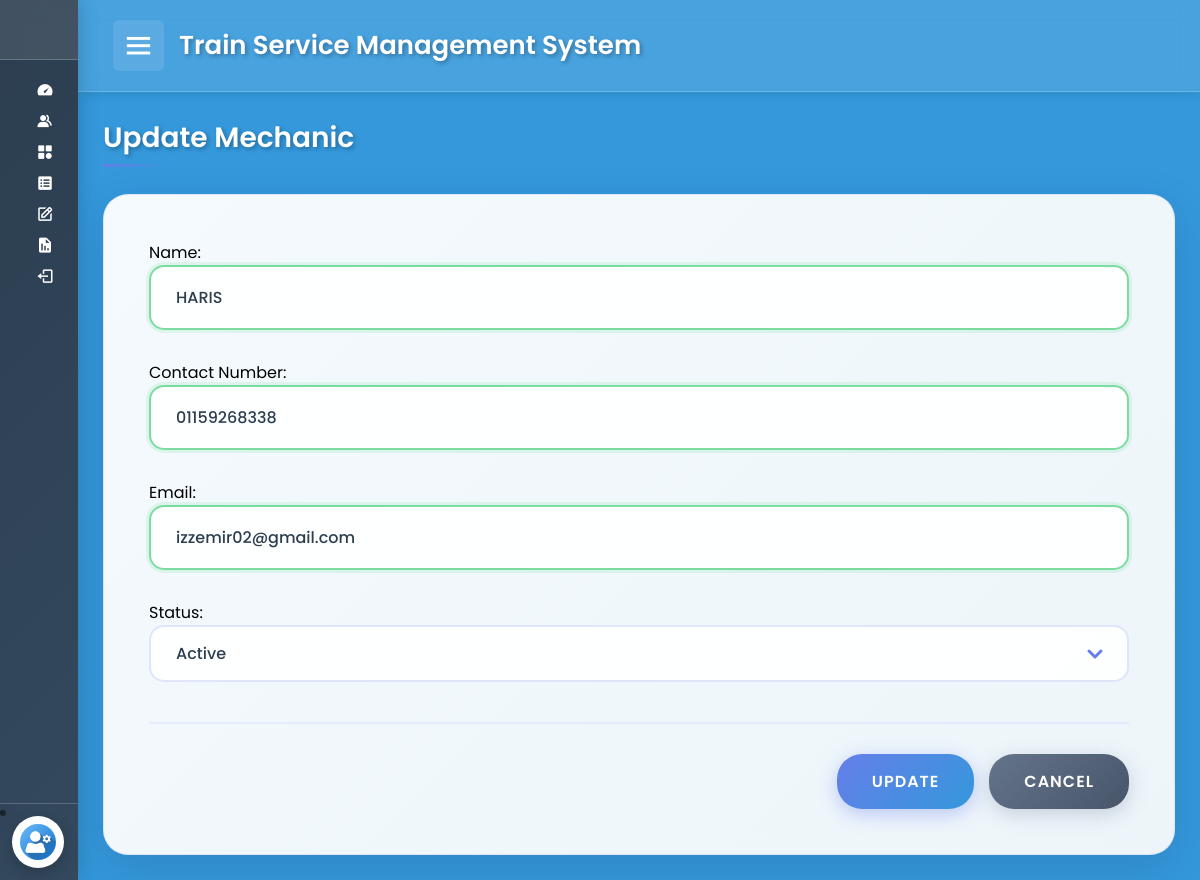
The page /train1/update-mechanics.php?id=1 (signed in) on the database its author committed.
### tables this page shows
CREATE TABLE `mechanics_list` (
  `id` int(30) NOT NULL,
  `mechanic` text NOT NULL,
  `contact` varchar(50) NOT NULL,
  `email` varchar(150) NOT NULL,
  `status` tinyint(1) NOT NULL DEFAULT 1,
  `date_created` datetime NOT NULL DEFAULT current_timestamp()
);

### train1/update-mechanics.php (the view, shortened to what this page needs)
<?php
@include 'config.php';
if (isset($_GET['id'])) {
    $mechanicId = $_GET['id'];
    $mechanicQuery = "SELECT * FROM mechanics_list WHERE id = :id";
    $mechanicStmt = $pdo->prepare($mechanicQuery);
    $mechanicStmt->bindParam(':id', $mechanicId);
    $mechanicStmt->execute();
    $mechanic = $mechanicStmt->fetch(PDO::FETCH_ASSOC);
} else {
    header("Location: mechanics.php");
    exit();
}
$currentPage = basename($_SERVER['PHP_SELF']);
?>
<!DOCTYPE html>
<html lang="en">
	<head>
		<link href="css/admin/admin.css" rel="stylesheet"/>
		<link href="css/admin/mechanic.css" rel="stylesheet"/>
		<link rel="stylesheet" href="https://cdnjs.cloudflare.com/ajax/libs/font-awesome/5.15.4/css/all.min.css" />
		<link href='https://unpkg.com/boxicons@2.0.7/css/boxicons.min.css' rel='stylesheet'>
	</head>
	<body>
		<div class="sidebar close">
			<div class="logo-details">
			  <a href="dashboard.php">
				<img src="images/icon.png" alt="TSMS" style="padding-left: 20px; padding-right: 40px; width: 2.5rem;height: 2.5rem;max-height: unset">
			  </a>
			</div>
			<ul class="nav-links">
			  <li>
				<a href="dashboard.php">
					<i class='bx bxs-tachometer' ></i>
				</a>
			  </li>
			  <li  class="<?php echo ($currentPage == 'mechanics.php') ? 'active' : ''; ?>">
				<a href="mechanics.php">
					<i class='bx bxs-group'></i>
				</a>
			  </li>
			  <li>
				<a href="category.php">
					<i class='bx bxs-category' ></i>
				</a>
			  </li>
			  <li>
				<a href="service.php">
					<i class='bx bxs-spreadsheet'></i>
				</a>
			  </li>
			  <li>
				<a href="service-request.php">
					<i class='bx bx-edit'></i>
				</a>
			  </li>
			  <li>
				<a href="report.php">
					<i class='bx bxs-report'></i>
				</a>
			  </li>
			  <li>
				<a href="#" id="logoutBtn">
					<i class='bx bx-log-out'></i>
				</a>
			  </li>
			</ul>
			<li>
			<div class="profile-details">
			  <div class="profile-content">
				<img src="images/user-gear.png" alt="profileImg">
			  </div>
			</div>
		  </li>
		  </div>
		  <section class="home-section">
			<div class="home-content">
			  <i class='bx bx-menu'></i>
			  <span class="text">Train Service Management System</span>
			</div>
			<div class="content">
				<div class="content-header">
					<h3 class="content-title">Update Mechanic</h3>
				</div>
                <div class="update-mechanic-form">
                    <form action="" method="post">
                        <div class="form-group">
                            <label for="name">Name:</label>
                            <input type="text" id="name" name="name" value="<?php echo htmlspecialchars($mechanic['mechanic']); ?>" required>
                        </div>
                        <div class="form-group">
                            <label for="contact">Contact Number:</label>
                            <input type="text" id="contact" name="contact" value="<?php echo htmlspecialchars($mechanic['contact']); ?>" pattern="\d{10,11}" title="Please enter 10 or 11 digits" required>
                        </div>
                        <div class="form-group">
                            <label for="email">Email:</label>
                            <input type="email" id="email" name="email" value="<?php echo htmlspecialchars($mechanic['email']); ?>" required>
                        </div>
                        <div class="form-group">
                            <label for="status">Status:</label>
                            <select id="status" name="status" required>
                                <option value="1" <?php echo ($mechanic['status'] == 1) ? 'selected' : ''; ?>>Active</option>
                            </select>
                        </div>
                        <div class="form-buttons">
                            <button type="submit" class="btn btn-flat btn-primary" name="updateMechanic">Update</button>
                            <a href="mechanics.php" class="btn btn-flat btn-secondary cancel-btn">Cancel</a>
                        </div>
                    </form>
                </div>
			</div>
		  </section>
	</body>
</html>

### train1/css/admin/admin.css (style rules this page uses)
* { margin: 0; padding: 0; box-sizing: border-box; font-family: "Poppins", sans-serif; }
body { background: linear-gradient(135deg, #3498db 0%, #3498db 100%); min-height: 100vh; overflow-x: hidden; }
.sidebar { position: fixed; left: 0; top: 0; height: 100%; width: 260px; background: linear-gradient(135deg, #2c3e50 0%, #34495e 100%); z-index: 99; transition: all 0.5s ease; box-shadow: 0 0 20px rgba(0, 0, 0, 0.2); }
.sidebar.close { width: 78px; }
.sidebar .logo-details { height: 60px; align-items: center; position: relative; background: rgba(255, 255, 255, 0.1); backdrop-filter: blur(10px); border-bottom: 1px solid rgba(255, 255, 255, 0.2); }
.sidebar .nav-links { margin-top: 10px; height: calc(100% - 150px); overflow-y: auto; }
.sidebar .nav-links li { position: relative; margin: 8px 0; list-style: none; }
.sidebar .nav-links li a { display: flex; height: 100%; width: 100%; border-radius: 6px; align-items: center; text-decoration: none; transition: all 0.4s ease; background: transparent; padding: 0 20px; color: #fff; }
.sidebar .nav-links li i { min-width: 50px; text-align: center; font-size: 18px; color: #fff; }
.sidebar .profile-details { position: fixed; bottom: 0; width: 260px; display: flex; align-items: center; justify-content: space-between; background: rgba(255, 255, 255, 0.1); padding: 12px 0; transition: all 0.5s ease; backdrop-filter: blur(10px); border-top: 1px solid rgba(255, 255, 255, 0.2); }
.sidebar.close .profile-details { background: none; width: 78px; }
.sidebar .profile-details .profile-content { display: flex; cursor: pointer; align-items: center; }
.sidebar .profile-details img { height: 52px; width: 52px; object-fit: cover; border-radius: 50%; margin: 0 14px 0 12px; background: #fff; padding: 8px; box-shadow: 0 5px 15px rgba(0, 0, 0, 0.2); }
.home-section { position: relative; background: transparent; min-height: 100vh; top: 0; left: 78px; width: calc(100% - 78px); transition: all 0.5s ease; z-index: 2; }
.home-section .home-content { color: #fff; display: flex; align-items: center; flex-wrap: wrap; padding: 20px; background: rgba(255, 255, 255, 0.1); backdrop-filter: blur(10px); border-bottom: 1px solid rgba(255, 255, 255, 0.2); box-shadow: 0 2px 10px rgba(0, 0, 0, 0.1); }
.home-content .bx-menu { color: #fff; font-size: 35px; margin: 0 15px; cursor: pointer; border-radius: 6px; background: rgba(255, 255, 255, 0.1); padding: 8px; transition: all 0.3s ease; }
.home-content .text { color: #fff; font-size: 26px; font-weight: 600; text-shadow: 2px 2px 4px rgba(0, 0, 0, 0.3); }
.content { padding: 25px; background: transparent; min-height: calc(100vh - 80px); }
.content-header { margin-bottom: 30px; display: flex; justify-content: space-between; align-items: center; }
.content-title { color: #fff; font-size: 28px; font-weight: 600; text-shadow: 2px 2px 4px rgba(0, 0, 0, 0.3); position: relative; display: inline-block; }
.content-title::after { content: ''; position: absolute; bottom: -8px; left: 0; width: 60px; height: 3px; background: linear-gradient(135deg, #667eea 0%, #3498db 100%); border-radius: 2px; }

### rows shown on the page
mechanics_list: name "HARIS", contact "01159268338", email "izzemir02@gmail.com", status "Active"
